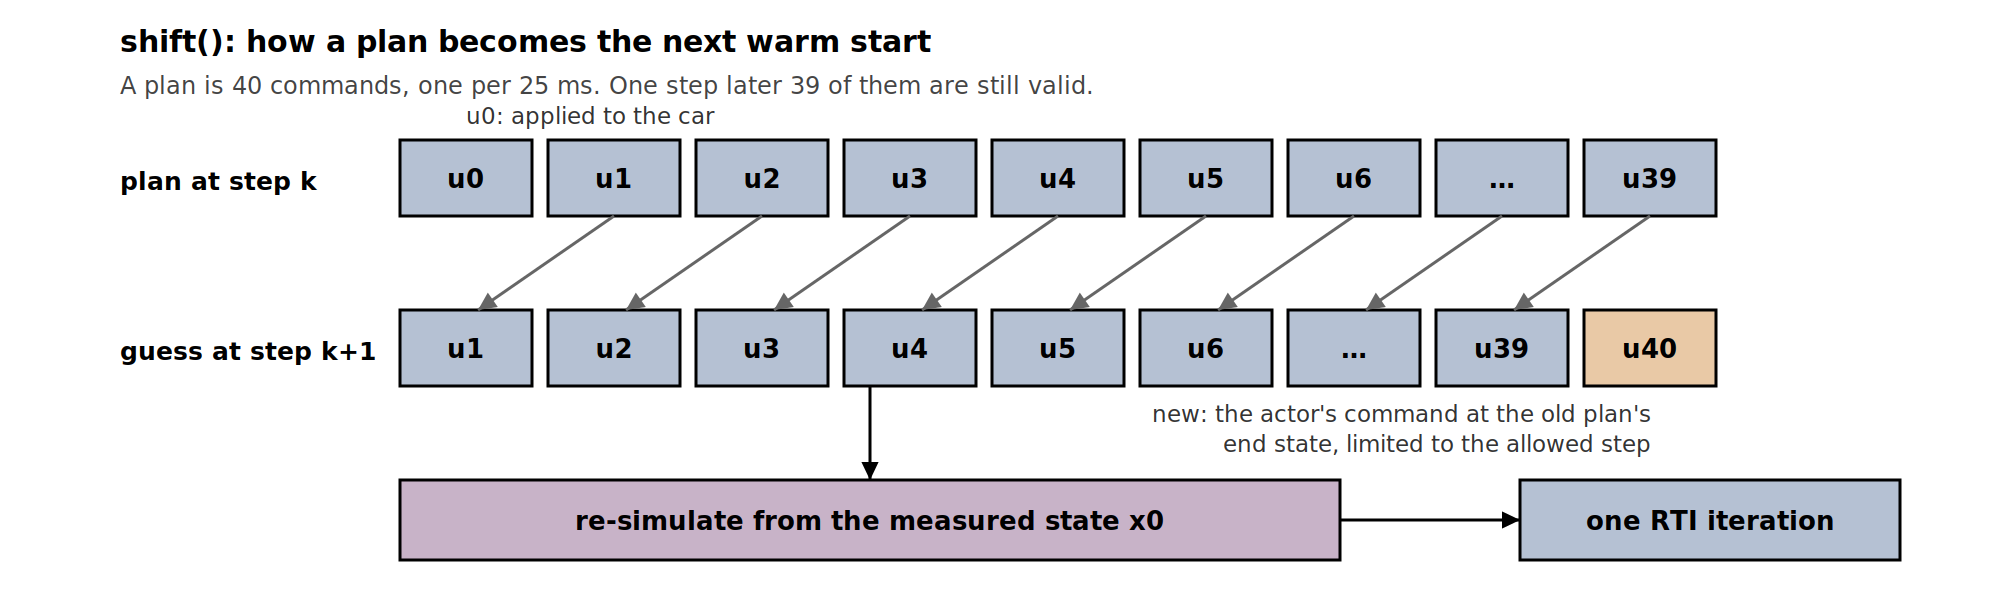

This chart was generated by the following Python code:
"""AC4MPC warm-start diagram (SVG + PNG), in the style of f1tenth_parallel_sim/artifacts/rl/policy_diagram.py.

    uv run --project ../f1tenth_parallel_sim python progress_mpc/docs/ac4mpc_diagram.py

What `shift()` does to a plan: how the previous plan becomes the next warm start.
"""

import math
import subprocess
from pathlib import Path

HERE = Path(__file__).parent
BG, BLUE, PURPLE = "#ffffff", "#b5c1d3", "#c8b3c8"
NEW = "#e9c9a6"
W, H = 1000, 300
out: list[str] = []


def box(x, y, w, h, fill, title, *lines, size=15, dashed=False):
    dash = ' stroke-dasharray="6 4"' if dashed else ""
    out.append(f'<rect x="{x}" y="{y}" width="{w}" height="{h}" fill="{fill}" stroke="#000" stroke-width="1.5"{dash}/>')
    n = len(lines)
    ty = y + h / 2 - 9.5 * n + (6 if n else 5)
    out.append(f'<text x="{x + w / 2}" y="{ty}" text-anchor="middle" font-size="{size}" font-weight="bold">{title}</text>')
    for i, line in enumerate(lines):
        out.append(f'<text x="{x + w / 2}" y="{ty + 19 * (i + 1)}" text-anchor="middle" font-size="12.5">{line}</text>')


def arrow(*pts, dashed=False, color="#000"):
    dash = ' stroke-dasharray="6 4"' if dashed else ""
    out.append(f'<polyline points="{" ".join(f"{x},{y}" for x, y in pts)}" fill="none" stroke="{color}" stroke-width="1.5"{dash}/>')
    (x0, y0), (x1, y1) = pts[-2], pts[-1]
    a = math.atan2(y1 - y0, x1 - x0)
    p = [(x1, y1)] + [(x1 - 10 * math.cos(a + s * 0.45), y1 - 10 * math.sin(a + s * 0.45)) for s in (1, -1)]
    out.append(f'<polygon points="{" ".join(f"{x:.1f},{y:.1f}" for x, y in p)}" fill="{color}"/>')


def text(x, y, s, size=12.5, anchor="middle", color="#333", bold=False):
    weight = ' font-weight="bold"' if bold else ""
    out.append(f'<text x="{x}" y="{y}" text-anchor="{anchor}" font-size="{size}" fill="{color}"{weight}>{s}</text>')


# ---------------------------------------------------------------- shift()
text(60, 756, "shift(): how a plan becomes the next warm start", size=15, anchor="start", color="#000", bold=True)
text(60, 777, "A plan is 40 commands, one per 25 ms. One step later 39 of them are still valid.", size=12, anchor="start", color="#444")
cw, gap, x0 = 66, 8, 200
labels_old = ["u0", "u1", "u2", "u3", "u4", "u5", "u6", "…", "u39"]
labels_new = ["u1", "u2", "u3", "u4", "u5", "u6", "…", "u39", "u40"]
y1, y2 = 800, 885
text(60, y1 + 25, "plan at step k", anchor="start", color="#000", bold=True)
text(60, y2 + 25, "guess at step k+1", anchor="start", color="#000", bold=True)
for i, (a, b) in enumerate(zip(labels_old, labels_new)):
    x = x0 + i * (cw + gap)
    box(x, y1, cw, 38, BLUE, a, size=13)
    box(x, y2, cw, 38, NEW if b == "u40" else BLUE, b, size=13)
    if i >= 1:
        arrow((x + cw / 2, y1 + 38), (x - (cw + gap) + cw / 2 + 6, y2), color="#666")
text(x0 + cw / 2, y1 - 8, "u0: applied to the car", size=11.5, anchor="start")
text(x0 + 8 * (cw + gap) + cw / 2, y2 + 56, "new: the actor's command at the old plan's", size=11.5, anchor="end")
text(x0 + 8 * (cw + gap) + cw / 2, y2 + 71, "end state, limited to the allowed step", size=11.5, anchor="end")
box(x0, 970, 470, 40, PURPLE, "re-simulate from the measured state x0", size=13)
box(x0 + 560, 970, 190, 40, BLUE, "one RTI iteration", size=13)
arrow((x0 + 235, y2 + 38), (x0 + 235, 970))
arrow((x0 + 470, 990), (x0 + 560, 990))

svg = (
    f'<svg xmlns="http://www.w3.org/2000/svg" width="{W}" height="{H}" viewBox="0 0 {W} {H}" '
    'font-family="DejaVu Sans, Arial, sans-serif" fill="#000">\n'
    f'<rect width="{W}" height="{H}" fill="{BG}"/>\n<g transform="translate(0,-730)">\n' + "\n".join(out) + "\n</g>\n</svg>\n"
)
(HERE / "ac4mpc_diagram.svg").write_text(svg)
subprocess.run(["uvx", "cairosvg", str(HERE / "ac4mpc_diagram.svg"), "-o", str(HERE / "ac4mpc_diagram.png"), "-s", "2"], check=True)
